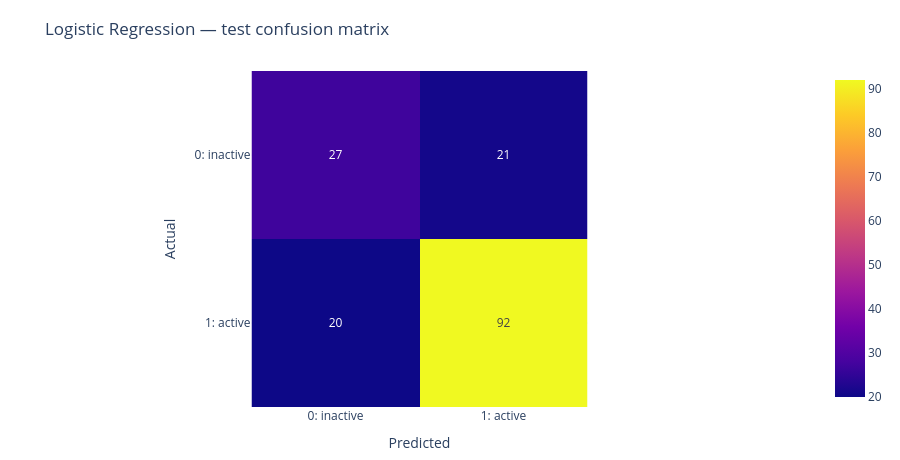
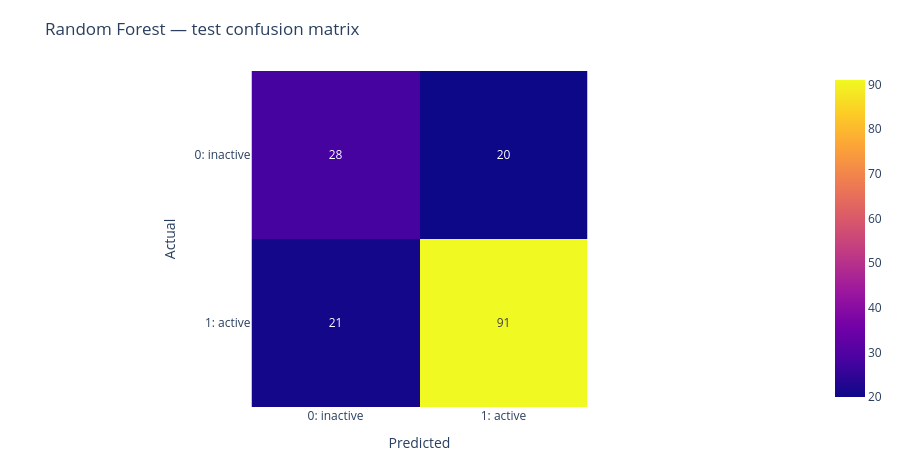

Write notebook code for charts like these, in order.
### Markdown cell above
## Step 10 — Select by CV, then final test evaluation
The test comparison is descriptive after selection. Do not change the winner using test scores. The majority baseline may have a higher positive-class F1 because activity prevalence is 70%.

### Code cell
winner = "Random Forest" if rf_cv.mean() > lr_cv.mean() else "Logistic Regression"
models = {"Logistic Regression": lr, "Random Forest": rf}
selected = models[winner]
print("Selected using TRAINING CV only:", winner)
probabilities, test_rows = {}, []
for name, model in models.items():
    model.fit(Xtr, ytr)
    probability = model.predict_proba(Xte)[:, 1]
    prediction = (probability >= .5).astype(int)
    probabilities[name] = probability
    test_rows.append({"model": name, **metrics(yte, prediction, probability)})
    cm = confusion_matrix(yte, prediction, labels=[0, 1])
    print(name, "confusion matrix:", cm.tolist())
    print(classification_report(yte, prediction, zero_division=0))
    show_chart(px.imshow(cm, text_auto=True, x=["0: inactive", "1: active"], y=["0: inactive", "1: active"], labels={"x":"Predicted", "y":"Actual"}, title=name+" — test confusion matrix"))
pb = baseline.predict_proba(Xte)[:, list(baseline.classes_).index(1)]
test_rows.append({"model": "Dummy: majority", **metrics(yte, baseline.predict(Xte), pb)})
test_table = pd.DataFrame(test_rows).set_index("model")
display(test_table)
roc = go.Figure()
for name, probability in probabilities.items():
    fpr, tpr, _ = roc_curve(yte, probability)
    roc.add_scatter(x=fpr, y=tpr, mode="lines", name=f"{name}: AUC={roc_auc_score(yte, probability):.4f}")
roc.add_scatter(x=[0, 1], y=[0, 1], mode="lines", name="Chance")
show_chart(roc.update_layout(title="Held-out ROC", xaxis_title="False positive rate", yaxis_title="True positive rate"))
assert winner == "Logistic Regression"
assert np.isclose(test_table.loc[winner, "f1"], 0.8177777777777778)
assert np.isclose(test_table.loc[winner, "roc_auc"], 0.7975260416666665)
print("Archived selected-model F1/AUC reproduced.")

### Figure 1 — Plotly figure (JSON) as saved in the notebook; plotly's stock layout.template omitted (floating-point values rounded to 4 significant figures)
{"data": [{"coloraxis": "coloraxis", "name": "0", "texttemplate": "%{z}", "x": ["0: inactive", "1: active"], "y": ["0: inactive", "1: active"], "z": [[27, 21], [20, 92]], "type": "heatmap", "xaxis": "x", "yaxis": "y", "hovertemplate": "Predicted: %{x}<br>Actual: %{y}<br>color: %{z}<extra></extra>"}], "layout": {"xaxis": {"anchor": "y", "domain": [0.0, 1.0], "scaleanchor": "y", "constrain": "domain", "title": {"text": "Predicted"}}, "yaxis": {"anchor": "x", "domain": [0.0, 1.0], "autorange": "reversed", "constrain": "domain", "title": {"text": "Actual"}}, "coloraxis": {"colorscale": [[0.0, "#0d0887"], [0.1111, "#46039f"], [0.2222, "#7201a8"], [0.3333, "#9c179e"], [0.4444, "#bd3786"], [0.5556, "#d8576b"], [0.6667, "#ed7953"], [0.7778, "#fb9f3a"], [0.8889, "#fdca26"], [1.0, "#f0f921"]]}, "title": {"text": "Logistic Regression — test confusion matrix"}, "margin": {"l": 30, "r": 30, "t": 70, "b": 40}, "height": 460}}

### Figure 2 — Plotly figure (JSON) as saved in the notebook; plotly's stock layout.template omitted (floating-point values rounded to 4 significant figures)
{"data": [{"coloraxis": "coloraxis", "name": "0", "texttemplate": "%{z}", "x": ["0: inactive", "1: active"], "y": ["0: inactive", "1: active"], "z": [[28, 20], [21, 91]], "type": "heatmap", "xaxis": "x", "yaxis": "y", "hovertemplate": "Predicted: %{x}<br>Actual: %{y}<br>color: %{z}<extra></extra>"}], "layout": {"xaxis": {"anchor": "y", "domain": [0.0, 1.0], "scaleanchor": "y", "constrain": "domain", "title": {"text": "Predicted"}}, "yaxis": {"anchor": "x", "domain": [0.0, 1.0], "autorange": "reversed", "constrain": "domain", "title": {"text": "Actual"}}, "coloraxis": {"colorscale": [[0.0, "#0d0887"], [0.1111, "#46039f"], [0.2222, "#7201a8"], [0.3333, "#9c179e"], [0.4444, "#bd3786"], [0.5556, "#d8576b"], [0.6667, "#ed7953"], [0.7778, "#fb9f3a"], [0.8889, "#fdca26"], [1.0, "#f0f921"]]}, "title": {"text": "Random Forest — test confusion matrix"}, "margin": {"l": 30, "r": 30, "t": 70, "b": 40}, "height": 460}}
